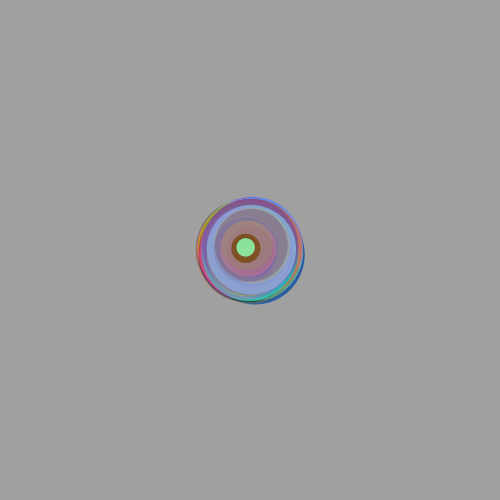
Frame 1 (no input)
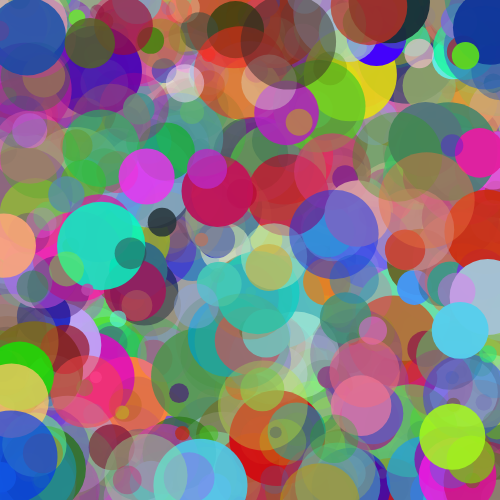
Frame 60 (no input)
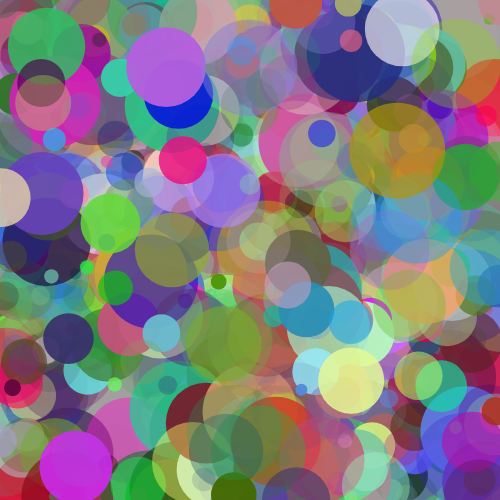
Frame 120 (the mouse pressed at the canvas centre since frame 60)

The p5.js sketch that drew these frames (run headless with seeded random() and noise() and a simulated clock; from frame 60 on, the mouse is pressed at the canvas centre):

// p5.js sketch
// ── sketch.js
//https://p5js.org
let circleArray = [];
let arraySize = 1000;

function setup() {
  createCanvas(500, 500);
  for (let i=0; i<arraySize; i++){ //loops the ammount of cicles we want
    circleArray[i] = new Circle(width/2, height/2, random(-5,5), random(-5,5), random(10,100));
    //fills each unit of the array with the class object
  }
}

function draw() {
  background(160);
  for (let i=0; i<circleArray.length; i++){ //for each of the circles in the array
    circleArray[i].moveFunction(); //move function
    circleArray[i].displayCircle(); //display circle function
  }
}

class Circle {
  constructor(x,y,speedX,speedY,size) { //constructs the variables and specified when 'new' is called
    this.x = x;
    this.y = y;
    this.speedX = speedX;
    this.speedY = speedY;
    this.size = size;

    this.rd = random(255);
    this.grn = random(255);
    this.bl = random(255);
    this.a = 255;
  }

  moveFunction(){
    this.x = this.x + this.speedX;
    this.y = this.y + this.speedY;

    if (this.x > width || this.x<0){
      this.speedX *= -1;
    }
    if (this.y > (height) || this.y<0){
      this.speedY *= -1;
    }
  }

  displayCircle(){
    noStroke();
    this.fillcol = color(this.rd, this.grn, this.bl, this.a)
    fill(random(255),random(255),random(255),random(255));
    ellipse(this.x,this.y, this.size, this.size);
  }
}
